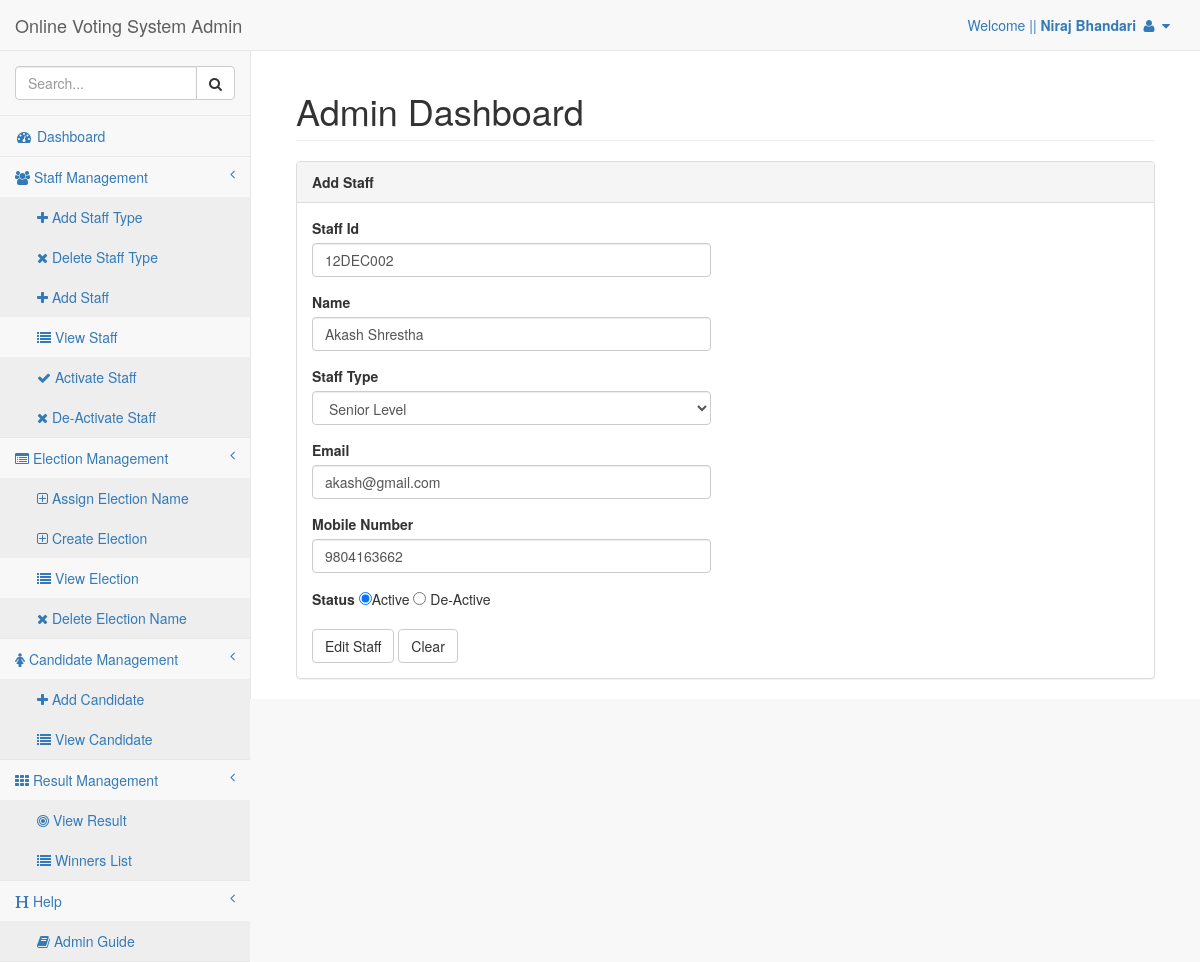
/admin/edit_staff.php?id=12DEC002 (signed in), run on the app's committed database.
### tables this page shows
CREATE TABLE `tbl_staff` (
  `Staff_Id` varchar(12) NOT NULL,
  `Name` varchar(50) NOT NULL,
  `Staff_Type_Id` int(11) NOT NULL,
  `Email` varchar(100) NOT NULL,
  `Mobile_No` varchar(15) NOT NULL,
  `Status` tinyint(1) DEFAULT '0',
  `Password` varchar(32) NOT NULL,
  `Last_Login` datetime DEFAULT NULL
);

### admin/class/staff.php (called while the page is built, shortened)
<?php
require_once('database.php');
 class Staff extends Database{
  function selectStaffById() {
    $sql ="Select * from tbl_staff where staff_id = '$this->id' ";
    return $this->select($sql);
    }
  function selectStaffType(){
    $sql = " Select * from tbl_staff_type ";
    return $this->select($sql);
  }
}
?>

### admin/class/database.php (called while the page is built, shortened)
<?php
 class Database {
 	var $conn;
 	function connect(){
 	 $this->conn = new mysqli('localhost','root','','db_election');
 	}
 	function select($sql){
 	 $res = $this->conn->query($sql);
 	 $data = array();
 	 if ($res->num_rows > 0) {
 	 	while ($sdata = $res->fetch_object()) {
 	 		array_push($data, $sdata);
 	 	}
 	 }
 	 return $data;
 	}
 }
?>

### admin/edit_staff.php (the view, shortened to what this page needs)
<?php
require_once('include/header.php');
?>
<?php
 require_once('class/staff.php');
   $staff =  new Staff();
   $std = $staff->selectStaffType();
 if ($_GET['id']) {
 	$id = $_GET['id'];
   $staff->id = $id;
   $sdata = $staff->selectStaffById();
   $sdata = $sdata[0];
 }
?>
        <div id="page-wrapper">
            <div class="container-fluid">
                <div class="row">
                    <div class="col-lg-12">
                        <h1 class="page-header">Admin Dashboard</h1>
                    </div>
                </div>
                <div class="row">
                <div class="col-lg-12">
                    <div class="panel panel-default">
                        <div class="panel-heading">
                           <b>Add Staff</b>
                        </div>
                        <div class="panel-body">
                            <div class="row">
                                <div class="col-lg-6">
                                    <form role="form" action="" method="POST">
                                        <div class="form-group">
                                            <label>Staff Id</label>
                                            <input class="form-control" type="text" name="staff_id" value="<?php echo $sdata->Staff_Id ;?>">
                                        </div>
                                        <div class="form-group">
                                            <label>Name</label>
                                            <input class="form-control" type="text" name="name" value="<?php echo $sdata->Name;   ?>">
                                        </div>
                                         <div class="form-group">
                                            <label>Staff Type</label>
                                            <select name="staff_type_id" id="staff_type_id" class="form-control">
                                              <?php
                                                foreach ($std as $s) {
                                                  if ($s->Staff_Type_Id == $sdata->Staff_Type_Id) {  ?>
                                               <option value="<?php echo $s->Staff_Type_Id; ?>" selected=""><?php echo $s->Staff_Type;?></option>
                                                 <?php  }else{ ?>
                                               <option value="<?php echo $s->Staff_Type_Id; ?>"><?php echo $s->Staff_Type;?></option>
                                               <?php   }
                                                }
                                              ?>
                                            </select>
                                        </div>
                                         <div class="form-group">
                                            <label>Email</label>
                                            <input class="form-control" type="email" name="email" value="<?php echo $sdata->Email; ?>">
                                        </div>
                                         <div class="form-group">
                                            <label>Mobile Number</label>
                                            <input class="form-control" type="number" name="mobile_no" value="<?php echo $sdata->Mobile_No;  ?>" min= 0 >
                                        </div>
                                         <div class="form-group">
                                            <label>Status</label>
                                            <?php if ($sdata->Status == 1) { ?>
                                           <input type="radio" name="status" value="1" checked="">Active
                                           <input type="radio" name="status" value="0"> De-Active
                                         <?php   } else{ ?>
                                            <input type="radio" name="status" value="1" >Active
                                            <input type="radio" name="status" value="0" checked=""> De-Active
                                           <?php 	} ?>
                                        </div>
                                        <button type="submit" class="btn btn-default" name="btnUpdate" >Edit Staff</button>
                                        <button type="reset" class="btn btn-default"> Clear </button>
                                    </form>
                                </div>
                            </div>
                        </div>
                    </div>
                </div>
            </div>
            </div>
        </div>
<?php require_once('include/footer.php');?>

### data on the page
tbl_staff: staff_id "12DEC002", name "Akash Shrestha", email "akash@gmail.com", mobile_no "9804163662"

### other printed values
$_SESSION ['name'] "Niraj Bhandari"
form field staff_type_id "Senior Level"
